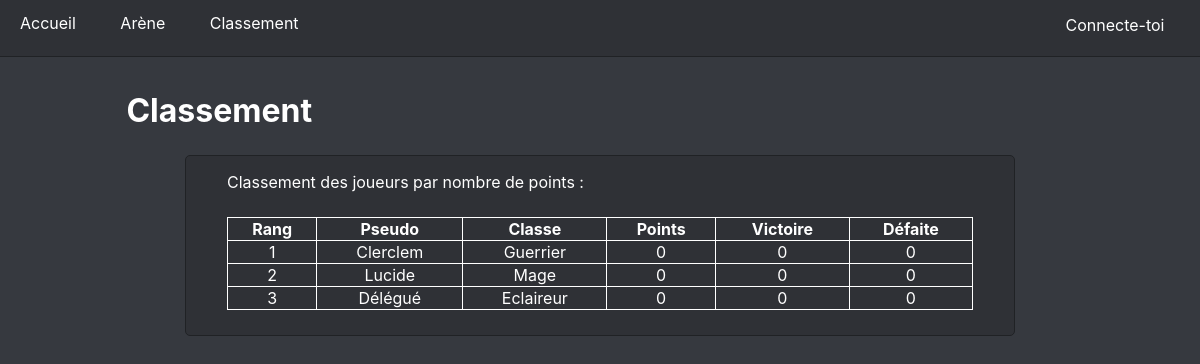
Page /classement.php on the committed database.
### tables this page shows
CREATE TABLE IF NOT EXISTS `utilisateur` (
  `idUser` int(11) NOT NULL AUTO_INCREMENT,
  `idPerso` int(11) NOT NULL,
  `idCombatPerso` int(11) NOT NULL,
  `photoProfil` blob NOT NULL,
  `pseudo` varchar(30) NOT NULL,
  `mdp` varchar(30) NOT NULL,
  `point` int(11) NOT NULL,
  `victoire` int(11) NOT NULL,
  `defaite` int(11) NOT NULL,
  PRIMARY KEY (`idUser`),
  KEY `idPerso` (`idPerso`),
  KEY `idCombatPerso` (`idCombatPerso`)
);

CREATE TABLE IF NOT EXISTS `personnage` (
  `idPerso` int(11) NOT NULL AUTO_INCREMENT,
  `classe` varchar(30) NOT NULL,
  `vie` int(11) NOT NULL,
  `attaque` int(11) NOT NULL,
  `defense` int(11) NOT NULL,
  PRIMARY KEY (`idPerso`)
);

### classement.php (the view, shortened to what this page needs)
<!DOCTYPE html>
<html lang="fr">
    <head>
        <link rel='stylesheet' type='text/css' href='src/css/menu.css'>
        <link rel='stylesheet' type='text/css' href='src/css/page.css'>
        <link rel='stylesheet' type='text/css' href='src/css/classement.css'>
        <link rel="stylesheet" href="https://use.fontawesome.com/releases/v5.7.0/css/all.css">
    </head>
    <body>
        <?php
            include("menu.php");
        ?>
        <div class="back">
            <h1>Classement</h1>
            <div class="classement">
                <p>Classement des joueurs par nombre de points :</p>
                <table>
                    <tr>
                        <th>Rang</th>
                        <th>Pseudo</th>
                        <th>Classe</th>
                        <th>Points</th>
                        <th>Victoire</th>
                        <th>Défaite</th>
                    </tr>
                    <?php
                        $req = "SELECT utilisateur.pseudo, personnage.classe, utilisateur.point, utilisateur.victoire, utilisateur.defaite FROM utilisateur, personnage
                        WHERE
                            utilisateur.idPerso = personnage.idPerso
                        ORDER BY
                            utilisateur.point DESC";
                        $RequetStatement=$BDD->query($req);
                        for($i=1; $Tab=$RequetStatement->fetch(); $i++){
                            ?>
                                <tr>
                                    <td><?php echo $i; ?></td>
                                    <td><?php echo $Tab[0]; ?></td>
                                    <td><?php echo $Tab[1]; ?></td>
                                    <td><?php echo $Tab[2]; ?></td>
                                    <td><?php echo $Tab[3]; ?></td>
                                    <td><?php echo $Tab[4]; ?></td>
                                </tr>
                            <?php
                        }
                    ?>
                </table>
            </div>
        </div>
    </body>
</html>

### src/css/page.css (style rules this page uses)
body { color: white; background-color: #36393F; font-family: -apple-system, BlinkMacSystemFont, 'Segoe UI', Roboto, Oxygen, Ubuntu, Cantarell, 'Open Sans', 'Helvetica Neue', sans-serif; height: 1000px; }
h1 { width: 80%; margin-left: auto; margin-right: auto; }
.back { position: relative; top: 70px; width: 100%; height: 100%; }

### src/css/classement.css (style rules this page uses)
p { position: relative; width: 90%; margin-left: auto; margin-right: auto; }
table { position: relative; width: 90%; border: 1px solid; border-color: white; border-collapse: collapse; margin-top: 25px; margin-bottom: 25px; margin-left: auto; margin-right: auto; }
table th { font-size: bold; border: 1px solid; border-color: white; border-collapse: collapse; }
table td { text-align: center; border: 1px solid; border-color: white; }
.classement { position: relative; background-color: #2F3136; border: 1px solid; border-color: #202225; border-radius: 5px; width: 70%; margin-top: 25px; margin-bottom: 25px; margin-left: auto; margin-right: auto; }

### rows in the picture
utilisateur: pseudo "Clerclem", idPerso.classe "Guerrier", point "0", victoire "0", defaite "0"
utilisateur: pseudo "Lucide", idPerso.classe "Mage", point "0", victoire "0", defaite "0"
utilisateur: pseudo "Délégué", idPerso.classe "Eclaireur", point "0", victoire "0", defaite "0"
